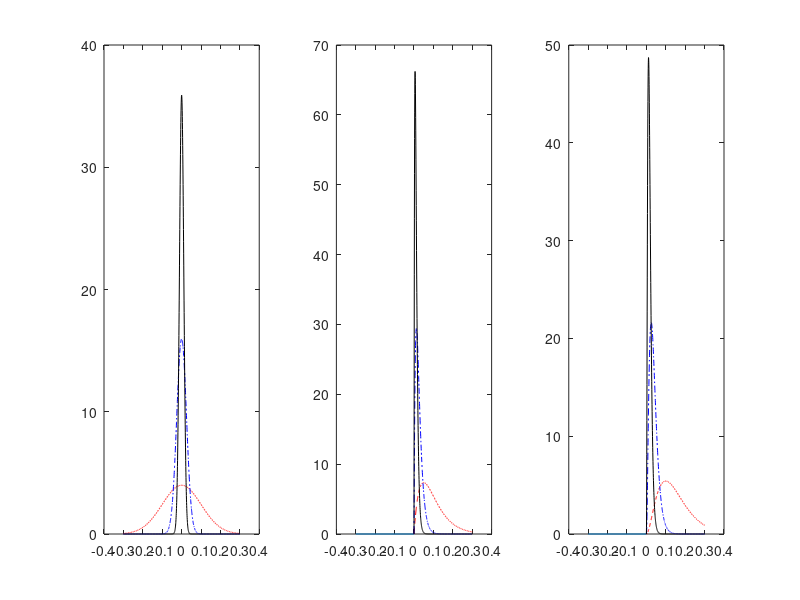

The MATLAB script that drew this image:
clear; close all; x=[-0.3:.0005:.3];
figure(1); subplot(1,3,1)
c{1}='r--'; c{2}='b-.'; c{3}='k-';
for res=1:3
  sigma=0.1/res^2;
  dsigma=exp(-x.^2/(2*sigma^2))/(sigma*sqrt(2*pi)); plot(x,dsigma,c{res}); hold on;
end

x=[0:.0005:.3];
for m=2:3
  subplot(1,3,m); plot([-0.3 0],[0 0]); hold on;
  for res=1:3
    lambda=20*res^2;
    dlamda=lambda^m*x.^(m-1).*exp(-lambda*x)/gamma(m); plot(x,dlamda,c{res});
  end
end
